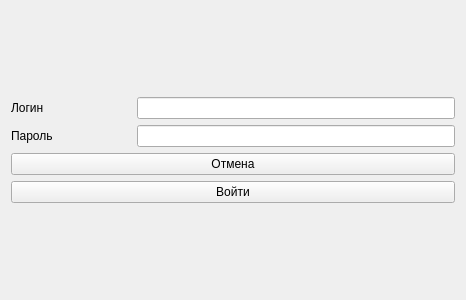
<?xml version="1.0" encoding="UTF-8"?>
<ui version="4.0">
 <class>Form</class>
 <widget class="QWidget" name="Form">
  <property name="geometry">
   <rect>
    <x>0</x>
    <y>0</y>
    <width>466</width>
    <height>300</height>
   </rect>
  </property>
  <property name="windowTitle">
   <string>Login</string>
  </property>
  <layout class="QGridLayout" name="gridLayout">
   <item row="0" column="0">
    <layout class="QVBoxLayout" name="verticalLayout">
     <item>
      <layout class="QHBoxLayout" name="horizontalLayout">
       <item>
        <widget class="QLabel" name="label">
         <property name="minimumSize">
          <size>
           <width>120</width>
           <height>20</height>
          </size>
         </property>
         <property name="maximumSize">
          <size>
           <width>120</width>
           <height>20</height>
          </size>
         </property>
         <property name="text">
          <string>Логин</string>
         </property>
        </widget>
       </item>
       <item>
        <widget class="QLineEdit" name="lineEdit_name"/>
       </item>
      </layout>
     </item>
     <item>
      <layout class="QHBoxLayout" name="horizontalLayout_2">
       <item>
        <widget class="QLabel" name="label_2">
         <property name="minimumSize">
          <size>
           <width>120</width>
           <height>20</height>
          </size>
         </property>
         <property name="maximumSize">
          <size>
           <width>120</width>
           <height>20</height>
          </size>
         </property>
         <property name="text">
          <string>Пароль</string>
         </property>
        </widget>
       </item>
       <item>
        <widget class="QLineEdit" name="lineEdit_password">
         <property name="echoMode">
          <enum>QLineEdit::Password</enum>
         </property>
        </widget>
       </item>
      </layout>
     </item>
     <item>
      <widget class="QPushButton" name="pushButton">
       <property name="text">
        <string>Отмена</string>
       </property>
      </widget>
     </item>
     <item>
      <widget class="QPushButton" name="pushButton_login">
       <property name="text">
        <string>Войти</string>
       </property>
      </widget>
     </item>
    </layout>
   </item>
  </layout>
 </widget>
 <resources/>
 <connections/>
</ui>
